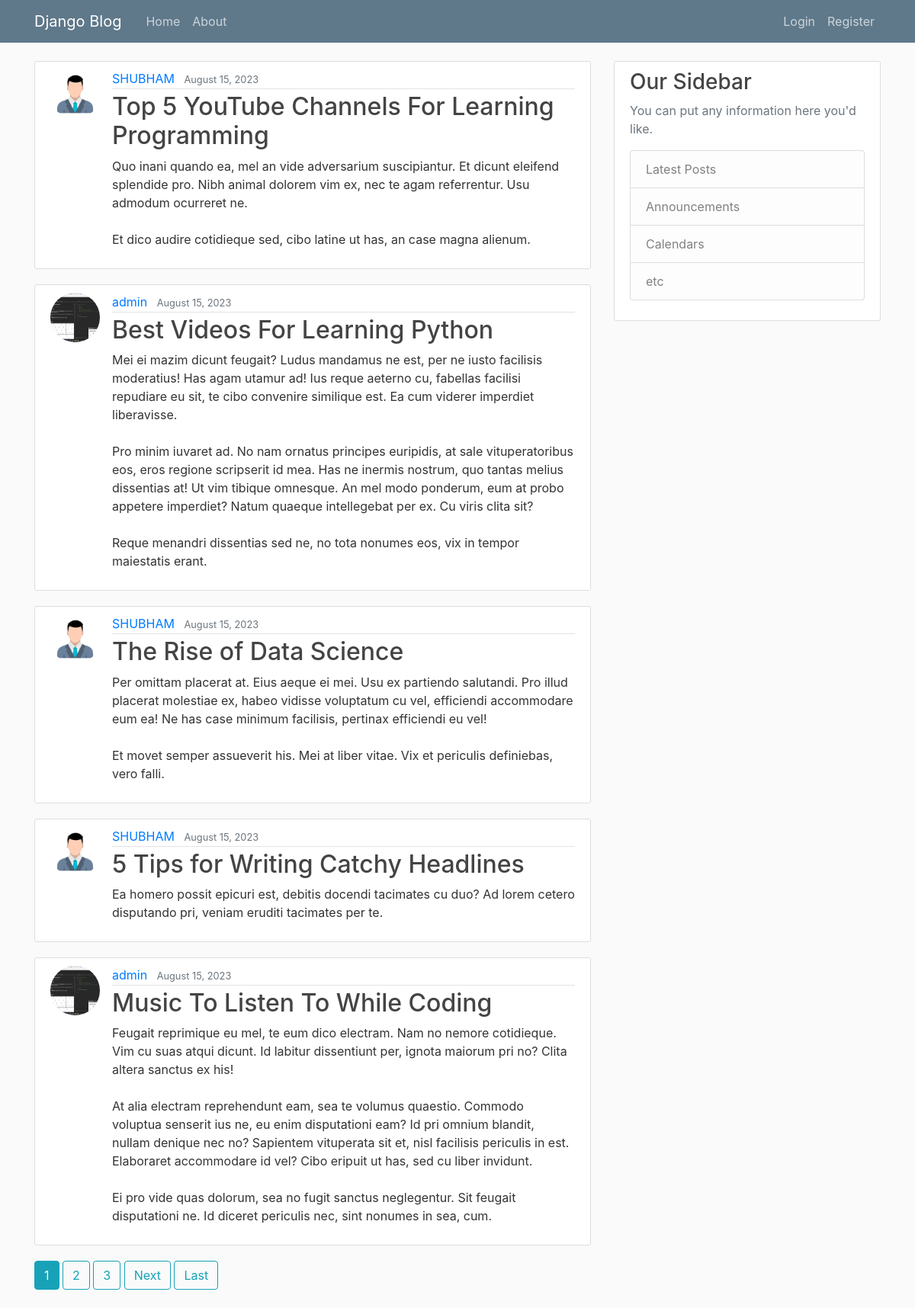
The page / on the database its author committed.
### api/models.py (models this page shows, shortened)
class Post(models.Model):
    title=models.CharField(max_length=100)
    content=models.TextField()
    date_posted=models.DateTimeField(default=timezone.now)
    author=models.ForeignKey(User,on_delete=models.CASCADE)

### users/models.py (models this page shows, shortened)
class Profile(models.Model):
    user=models.OneToOneField(User,on_delete=models.CASCADE)
    image=models.ImageField(default='default.jpg',upload_to='profile_pics')

### api/views.py (the view)
# urls.py: path('',PostListView.as_view(),name='api-home' ),
class PostListView(ListView):
    model=Post
    template_name='api/home.html'
    context_object_name='posts'
    ordering=['-date_posted']
    paginate_by=5

### api/templates/api/home.html (shortened to what this page needs)
{% extends "api/base.html" %}
{% block content %}
    {% for post in posts %}
        <article class="media content-section">
          <img class="rounded-circle article-img" src="{{ post.author.profile.image.url }}">
          <div class="media-body">
            <div class="article-metadata">
              <a class="mr-2" href="{%url 'user-posts' post.author.username%}">{{ post.author }}</a>
              <small class="text-muted">{{ post.date_posted|date:"F d, Y" }}</small>
            </div>
            <h2><a class="article-title" href="{% url 'post-detail' post.id %}">{{ post.title }}</a></h2>
            <p class="article-content">{{ post.content }}</p>
          </div>
        </article>
    {% endfor %}
    {%if is_paginated%}
      {% for num in page_obj.paginator.page_range %}
      {% if page_obj.number == num %}
        <a class="btn btn-info mb-4" href="?page={{ num }}">{{ num }}</a>
      {% elif num > page_obj.number|add:'-3' and num < page_obj.number|add:'3' %}
        <a class="btn btn-outline-info mb-4" href="?page={{ num }}">{{ num }}</a>
      {% endif %}
    {% endfor %}
    {% if page_obj.has_next %}
      <a class="btn btn-outline-info mb-4" href="?page={{ page_obj.next_page_number }}">Next</a>
      <a class="btn btn-outline-info mb-4" href="?page={{ page_obj.paginator.num_pages }}">Last</a>
    {% endif %}
    {%endif%}
{% endblock content %}

### api/templates/api/base.html (shortened to what this page needs)
{%load static%}
<!DOCTYPE html>
<html>
<head>
     <link rel="stylesheet" href="https://cdn.jsdelivr.net/npm/bootstrap@4.0.0/dist/css/bootstrap.min.css">
    <link rel="stylesheet" href="{%static 'api/main.css'%}">
</head>
<body>
    <header class="site-header">
        <nav class="navbar navbar-expand-md navbar-dark bg-steel fixed-top">
          <div class="container">
            <a class="navbar-brand mr-4" href="/">Django Blog</a>
            <div class="collapse navbar-collapse" id="navbarToggle">
              <div class="navbar-nav mr-auto">
                <a class="nav-item nav-link" href="{%url 'api-home'%}">Home</a>
                <a class="nav-item nav-link" href="{%url 'api-about'%}">About</a>
              </div>
              <div class="navbar-nav">
                {%if user.is_authenticated %}
                  <a class="nav-item nav-link" href="{%url 'post-create'%}">New Post</a>
                  <a class="nav-item nav-link" href="{%url 'profile'%}">Profile</a>
                  <a class="nav-item nav-link" href="{%url 'logout'%}">Logout</a>
                {%else%}
                  <a class="nav-item nav-link" href="{%url 'login'%}">Login</a>
                  <a class="nav-item nav-link" href="{%url 'register'%}">Register</a>
                {%endif%}
              </div>
            </div>
          </div>
        </nav>
      </header>
      <main role="main" class="container">
        <div class="row">
          <div class="col-md-8">
            {% block content %}{% endblock %}
          </div>
          <div class="col-md-4">
            <div class="content-section">
              <h3>Our Sidebar</h3>
              <p class='text-muted'>You can put any information here you'd like.
                <ul class="list-group">
                  <li class="list-group-item list-group-item-light">Latest Posts</li>
                  <li class="list-group-item list-group-item-light">Announcements</li>
                  <li class="list-group-item list-group-item-light">Calendars</li>
                  <li class="list-group-item list-group-item-light">etc</li>
                </ul>
              </p>
            </div>
          </div>
        </div>
      </main>
</body>
</html>

### api/static/api/main.css (style rules this page uses)
body { background: #fafafa; color: #333333; margin-top: 5rem; }
h1, h2, h3, h4, h5, h6 { color: #444444; }
ul { margin: 0; }
.bg-steel { background-color: #5f788a; }
.site-header .navbar-nav .nav-link { color: #cbd5db; }
.content-section { background: #ffffff; padding: 10px 20px; border: 1px solid #dddddd; border-radius: 3px; margin-bottom: 20px; }
.article-title { color: #444444; }
.article-content { white-space: pre-line; }
.article-img { height: 65px; width: 65px; margin-right: 16px; }
.article-metadata { padding-bottom: 1px; margin-bottom: 4px; border-bottom: 1px solid #e3e3e3 }

### rows shown on the page
Post: author.profile.image (picture), author "SHUBHAM", date_posted "August 15, 2023", title "Top 5 YouTube Channels For Learning Programming", content "Quo inani quando ea, mel an vide adversarium suscipiantur. Et dicunt eleifend splendide pro. Nibh animal dolorem vim ex, nec te agam referrentur. Usu admodum ocurreret ne. Et dico audire cotidieque sed, cibo latine ut has, an case magna alienum."
Post: author.profile.image (picture), author "admin", date_posted "August 15, 2023", title "Best Videos For Learning Python", content "Mei ei mazim dicunt feugait? Ludus mandamus ne est, per ne iusto facilisis moderatius! Has agam utamur ad! Ius reque aeterno cu, fabellas facilisi repudiare eu sit, te cibo convenire similique est. Ea cum viderer imperdiet liberavisse. Pro minim iuvaret ad. No nam ornatus principes euripidis, at sale vituperatoribus eos, eros regione scripserit id mea. Has ne inermis nostrum, quo tantas melius dissentias at! Ut vim tibique omnesque. An mel modo ponderum, eum at probo appetere imperdiet? Natum quaeque intellegebat per ex. Cu viris clita sit? Reque menandri dissentias sed ne, no tota nonumes eos, vix in tempor maiestatis erant."
Post: author.profile.image (picture), author "SHUBHAM", date_posted "August 15, 2023", title "The Rise of Data Science", content "Per omittam placerat at. Eius aeque ei mei. Usu ex partiendo salutandi. Pro illud placerat molestiae ex, habeo vidisse voluptatum cu vel, efficiendi accommodare eum ea! Ne has case minimum facilisis, pertinax efficiendi eu vel! Et movet semper assueverit his. Mei at liber vitae. Vix et periculis definiebas, vero falli."
Post: author.profile.image (picture), author "SHUBHAM", date_posted "August 15, 2023", title "5 Tips for Writing Catchy Headlines", content "Ea homero possit epicuri est, debitis docendi tacimates cu duo? Ad lorem cetero disputando pri, veniam eruditi tacimates per te."
Post: author.profile.image (picture), author "admin", date_posted "August 15, 2023", title "Music To Listen To While Coding", content "Feugait reprimique eu mel, te eum dico electram. Nam no nemore cotidieque. Vim cu suas atqui dicunt. Id labitur dissentiunt per, ignota maiorum pri no? Clita altera sanctus ex his! At alia electram reprehendunt eam, sea te volumus quaestio. Commodo voluptua senserit ius ne, eu enim disputationi eam? Id pri omnium blandit, nullam denique nec no? Sapientem vituperata sit et, nisl facilisis periculis in est. Elaboraret accommodare id vel? Cibo eripuit ut has, sed cu liber invidunt. Ei pro vide quas dolorum, sea no fugit sanctus neglegentur. Sit feugait disputationi ne. Id diceret periculis nec, sint nonumes in sea, cum."

### other values the page prints
{{ num }} "1"
{{ num }} "2" "3"
